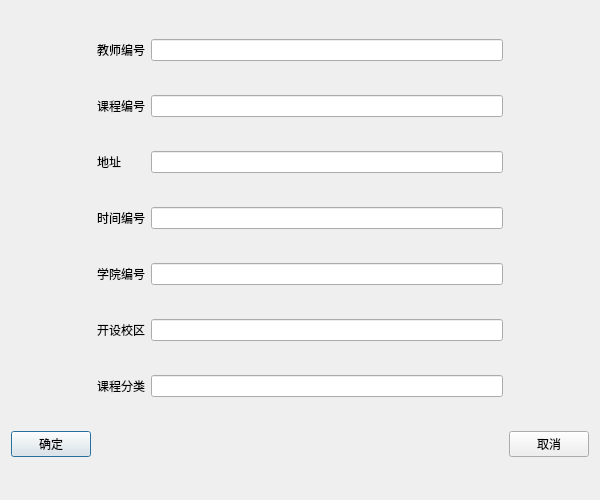
<?xml version="1.0" encoding="UTF-8"?>
<ui version="4.0">
 <class>adcell2_updateCourseSet</class>
 <widget class="QDialog" name="adcell2_updateCourseSet">
  <property name="geometry">
   <rect>
    <x>0</x>
    <y>0</y>
    <width>600</width>
    <height>500</height>
   </rect>
  </property>
  <property name="windowTitle">
   <string>Dialog</string>
  </property>
  <layout class="QGridLayout" name="gridLayout">
   <item row="7" column="0">
    <widget class="QPushButton" name="commitButton">
     <property name="text">
      <string>确定</string>
     </property>
    </widget>
   </item>
   <item row="0" column="2">
    <widget class="QLineEdit" name="teacher_id"/>
   </item>
   <item row="4" column="2">
    <widget class="QLineEdit" name="college_id">
     <property name="text">
      <string/>
     </property>
    </widget>
   </item>
   <item row="1" column="1">
    <widget class="QLabel" name="label_4">
     <property name="text">
      <string>课程编号</string>
     </property>
    </widget>
   </item>
   <item row="3" column="2">
    <widget class="QLineEdit" name="time_id">
     <property name="text">
      <string/>
     </property>
    </widget>
   </item>
   <item row="5" column="2">
    <widget class="QLineEdit" name="campus">
     <property name="text">
      <string/>
     </property>
    </widget>
   </item>
   <item row="7" column="3">
    <widget class="QPushButton" name="cancelButton">
     <property name="text">
      <string>取消</string>
     </property>
    </widget>
   </item>
   <item row="1" column="2">
    <widget class="QLineEdit" name="course_id"/>
   </item>
   <item row="2" column="1">
    <widget class="QLabel" name="label_5">
     <property name="text">
      <string>地址</string>
     </property>
    </widget>
   </item>
   <item row="2" column="2">
    <widget class="QLineEdit" name="address">
     <property name="text">
      <string/>
     </property>
    </widget>
   </item>
   <item row="4" column="1">
    <widget class="QLabel" name="label_9">
     <property name="text">
      <string>学院编号</string>
     </property>
    </widget>
   </item>
   <item row="0" column="1">
    <widget class="QLabel" name="label">
     <property name="text">
      <string>教师编号</string>
     </property>
    </widget>
   </item>
   <item row="3" column="1">
    <widget class="QLabel" name="label_7">
     <property name="text">
      <string>时间编号</string>
     </property>
    </widget>
   </item>
   <item row="5" column="1">
    <widget class="QLabel" name="label_10">
     <property name="text">
      <string>开设校区</string>
     </property>
    </widget>
   </item>
   <item row="6" column="1">
    <widget class="QLabel" name="label_11">
     <property name="text">
      <string>课程分类</string>
     </property>
    </widget>
   </item>
   <item row="6" column="2">
    <widget class="QLineEdit" name="classification">
     <property name="text">
      <string/>
     </property>
    </widget>
   </item>
  </layout>
 </widget>
 <resources/>
 <connections/>
</ui>
